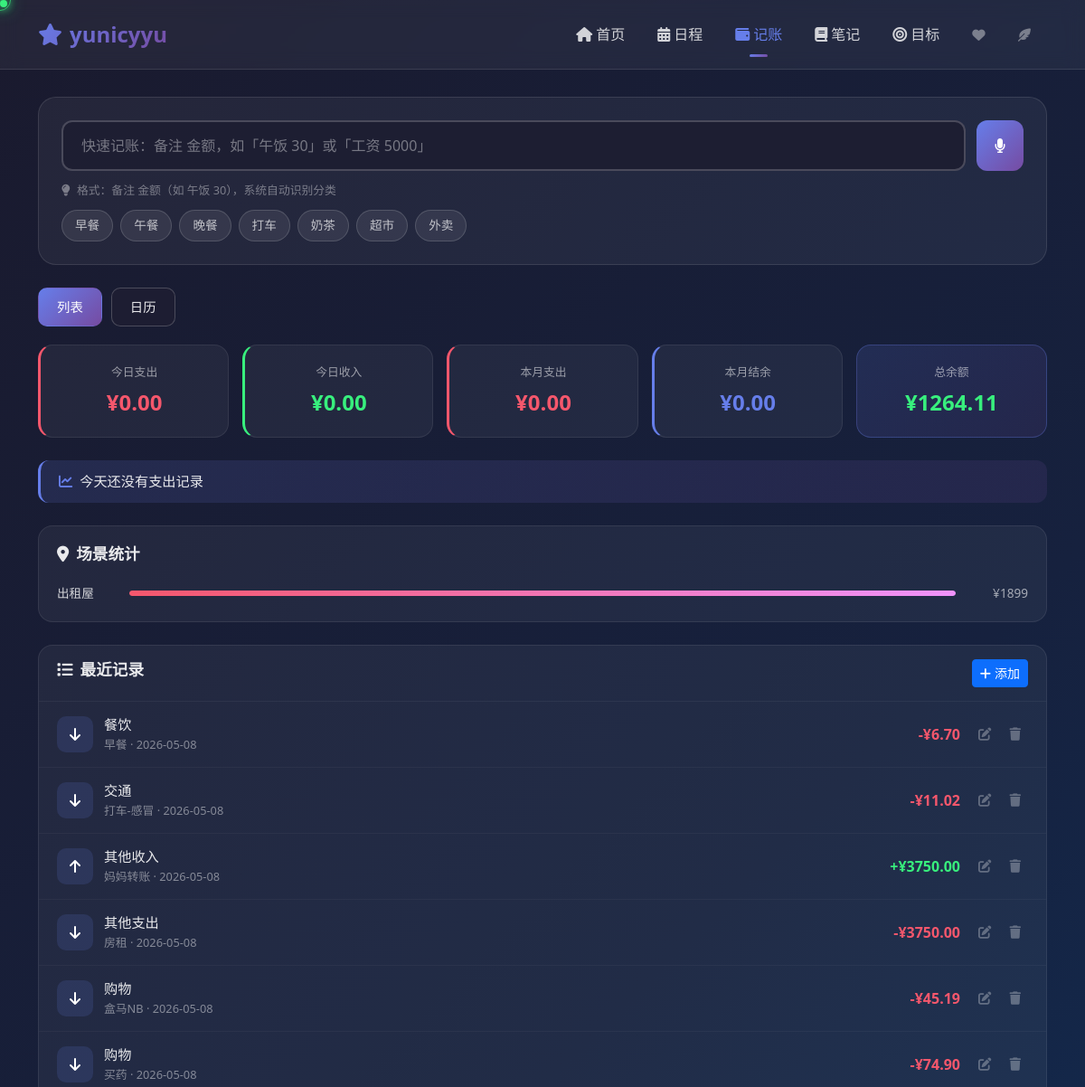
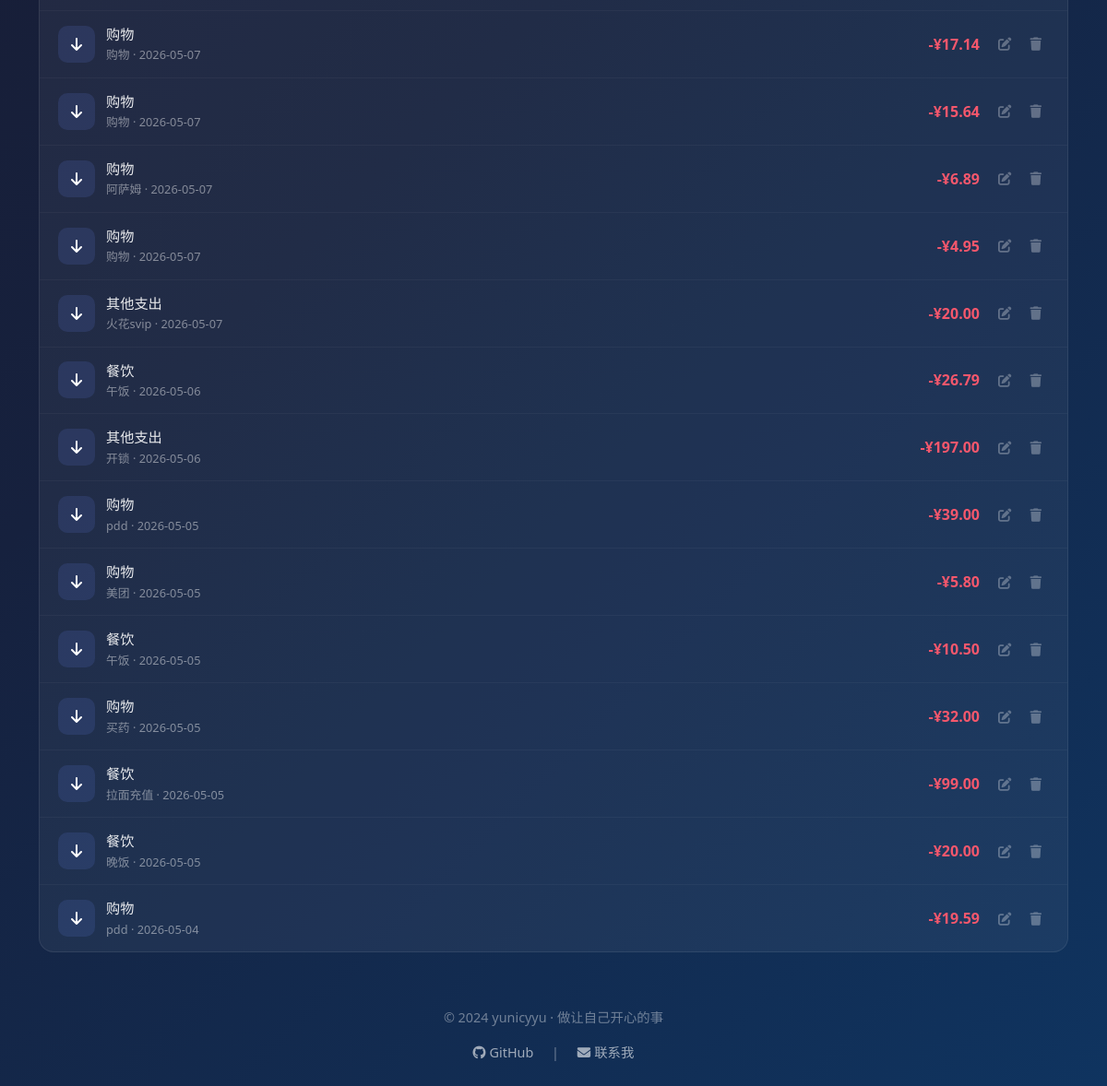
/finance/, run on the app's committed database (2 pictures, top to bottom).
### tables this page shows
CREATE TABLE transactions (
            id INTEGER PRIMARY KEY AUTOINCREMENT,
            type TEXT NOT NULL CHECK (type IN ('income', 'expense')),
            amount INTEGER NOT NULL,
            category TEXT NOT NULL,
            date TEXT NOT NULL,
            note TEXT,
            created_at TEXT DEFAULT CURRENT_TIMESTAMP
        , account_id INTEGER, scene TEXT);

### modules/finance/routes.py (the view)
@finance_bp.route('/')
def index():
    date = request.args.get('date', datetime.now().strftime('%Y-%m-%d'))
    stats = get_finance_stats(date)
    categories = get_categories()
    recent_transactions = get_transactions(limit=20)
    daily_summary = get_daily_summary(date)
    return render_template('finance/index.html',
                          stats=stats,
                          categories=categories,
                          recent_transactions=recent_transactions,
                          current_date=date,
                          daily_summary=daily_summary)

### models.py (called while the page is built, shortened)
def get_db():
    conn = sqlite3.connect(DATABASE)
    conn.row_factory = sqlite3.Row
    return conn

def get_categories(type_filter=None):
    conn = get_db()
    cursor = conn.cursor()
    if type_filter:
        cursor.execute(
            'SELECT * FROM categories WHERE type = ? ORDER BY sort_order',
            (type_filter,)
        )
    else:
        cursor.execute('SELECT * FROM categories ORDER BY type, sort_order')
    categories = []
    for row in cursor.fetchall():
        categories.append({
            'id': row['id'],
            'name': row['name'],
            'type': row['type'],
            'color': row['color'],
            'icon': row['icon'],
            'sort_order': row['sort_order']
        })
    conn.close()
    return categories

def get_daily_summary(date=None):
    conn = get_db()
    cursor = conn.cursor()
    if date is None:
        date = datetime.now().strftime('%Y-%m-%d')
    cursor.execute('''
        SELECT COALESCE(SUM(amount), 0) FROM transactions
        WHERE type = 'expense' AND date = ?
    ''', (date,))
    total_expense = cursor.fetchone()[0] / 100
    cursor.execute('''
        SELECT category, SUM(amount) as total
        FROM transactions
        WHERE type = 'expense' AND date = ?
        GROUP BY category
        ORDER BY total DESC
        LIMIT 1
    ''', (date,))
    top_category = cursor.fetchone()
    conn.close()
    if total_expense == 0:
        return "今天还没有支出记录"

### templates/finance/index.html (shortened to what this page needs)
{% extends "base.html" %}
{% block content %}
<div class="container">
    <div class="quick-add-section">
        <div class="quick-add-input-wrapper">
            <input type="text" class="quick-add-input" id="quickInput"
                   placeholder="快速记账：备注 金额，如「午饭 30」或「工资 5000」">
            <button class="voice-btn" id="voiceBtn" title="语音输入">
                <i class="fas fa-microphone"></i>
            </button>
        </div>
        <p class="quick-add-hint">
            <i class="fas fa-lightbulb me-1"></i>
            格式：备注 金额（如 午饭 30），系统自动识别分类
        </p>
        <div class="quick-tags">
            <span class="quick-tag" data-text="早餐">早餐</span>
            <span class="quick-tag" data-text="午餐">午餐</span>
            <span class="quick-tag" data-text="晚餐">晚餐</span>
            <span class="quick-tag" data-text="打车">打车</span>
            <span class="quick-tag" data-text="奶茶">奶茶</span>
            <span class="quick-tag" data-text="超市">超市</span>
            <span class="quick-tag" data-text="外卖">外卖</span>
        </div>
    </div>
    <div class="view-tabs">
        <a href="{{ url_for('finance.index') }}" class="view-tab active">列表</a>
        <a href="{{ url_for('finance.calendar_view') }}" class="view-tab">日历</a>
    </div>
    <div class="stats-grid">
        <div class="stat-card expense">
            <div class="stat-label">今日支出</div>
            <div class="stat-value expense">¥{{ "%.2f"|format(stats.today_expense) }}</div>
        </div>
        <div class="stat-card income">
            <div class="stat-label">今日收入</div>
            <div class="stat-value income">¥{{ "%.2f"|format(stats.today_income) }}</div>
        </div>
        <div class="stat-card expense">
            <div class="stat-label">本月支出</div>
            <div class="stat-value expense">¥{{ "%.2f"|format(stats.month_expense) }}</div>
        </div>
        <div class="stat-card balance">
            <div class="stat-label">本月结余</div>
            <div class="stat-value balance">¥{{ "%.2f"|format(stats.month_balance) }}</div>
        </div>
        <div class="stat-card balance total">
            <div class="stat-label">总余额</div>
            <div class="stat-value balance {{ 'positive' if stats.total_balance >= 0 else 'negative' }}">¥{{ "%.2f"|format(stats.total_balance) }}</div>
        </div>
    </div>
    {% if daily_summary %}
    <div class="daily-summary">
        <div class="daily-summary-text">
            <i class="fas fa-chart-line"></i>{{ daily_summary }}
        </div>
    </div>
    {% endif %}
    <div class="category-stats" id="sceneStatsSection" style="display: none;">
        <div class="section-header">
            <h3 class="section-title"><i class="fas fa-map-marker-alt me-2"></i>场景统计</h3>
        </div>
        <div id="sceneStatsContent"></div>
    </div>
    <div class="transaction-list">
        <div class="transaction-header">
            <h3 class="section-title"><i class="fas fa-list me-2"></i>最近记录</h3>
            <a href="{{ url_for('finance.add') }}" class="btn btn-primary btn-sm">
                <i class="fas fa-plus me-1"></i>添加
            </a>
        </div>
        {% if recent_transactions %}
            {% for t in recent_transactions %}
            <div class="transaction-item" data-id="{{ t.id }}">
                <div class="transaction-icon" style="background: rgba(102,126,234,0.15);">
                    <i class="fas fa-{{ 'arrow-down' if t.type == 'expense' else 'arrow-up' }}"></i>
                </div>
                <div class="transaction-info">
                    <div class="transaction-category">
                        {{ t.category }}
                    </div>
                    <div class="transaction-note">{{ t.note or '无备注' }} · {{ t.date }}</div>
                </div>
                <div class="transaction-amount {{ t.type }}">
                    {{ '-' if t.type == 'expense' else '+' }}¥{{ "%.2f"|format(t.amount) }}
                </div>
                <div class="transaction-actions">
                    <button class="transaction-btn" onclick="openEditModal({{ t.id }})" title="编辑">
                        <i class="fas fa-edit"></i>
                    </button>
                    <button class="transaction-btn delete" onclick="deleteTransaction({{ t.id }})" title="删除">
                        <i class="fas fa-trash"></i>
                    </button>
                </div>
            </div>
            {% endfor %}
        {% else %}
            <div class="empty-state">
                <i class="fas fa-receipt"></i>
                <p>暂无记录，开始记账吧！</p>
            </div>
        {% endif %}
    </div>
</div>
{% endblock %}

### templates/base.html (shortened to what this page needs)
<!DOCTYPE html>
<html lang="zh-CN">
<head>
    <link href="https://cdn.bootcdn.net/ajax/libs/twitter-bootstrap/5.3.0/css/bootstrap.min.css" rel="stylesheet">
    <link href="https://cdn.bootcdn.net/ajax/libs/font-awesome/6.4.0/css/all.min.css" rel="stylesheet">
</head>
<body>
    <div class="cursor-dot" id="cursorDot"></div>
    <div class="cursor-outline" id="cursorOutline"></div>
    <nav class="navbar navbar-expand-lg navbar-custom">
        <div class="container">
            <a class="navbar-brand" href="/">
                <i class="fas fa-star me-2"></i>yunicyyu
            </a>
            <div class="collapse navbar-collapse" id="navbarNav">
                <ul class="navbar-nav ms-auto">
                    <li class="nav-item">
                        <a class="nav-link {% if request.endpoint == 'index' %}active{% endif %}" href="/">
                            <i class="fas fa-home me-1"></i>首页
                        </a>
                    </li>
                    <li class="nav-item">
                        <a class="nav-link {% if request.endpoint and request.endpoint.startswith('schedule') %}active{% endif %}" href="/schedule">
                            <i class="fas fa-calendar-alt me-1"></i>日程
                        </a>
                    </li>
                    <li class="nav-item">
                        <a class="nav-link {% if request.endpoint and request.endpoint.startswith('finance') %}active{% endif %}" href="/finance">
                            <i class="fas fa-wallet me-1"></i>记账
                        </a>
                    </li>
                    <li class="nav-item">
                        <a class="nav-link" href="#">
                            <i class="fas fa-book me-1"></i>笔记
                        </a>
                    </li>
                    <li class="nav-item">
                        <a class="nav-link" href="#">
                            <i class="fas fa-bullseye me-1"></i>目标
                        </a>
                    </li>
                    <li class="nav-item">
                        <a class="nav-link nav-link-icon {% if request.endpoint and request.endpoint.startswith('first_times') %}active{% endif %}"
                           href="{{ url_for('first_times.index') }}" title="人生记录">
                            <i class="fas fa-heart"></i>
                        </a>
                    </li>
                    <li class="nav-item">
                        <a class="nav-link nav-link-icon {% if request.endpoint and request.endpoint.startswith('quotes') %}active{% endif %}"
                           href="{{ url_for('quotes.index') }}" title="文字摘抄">
                            <i class="fas fa-feather-alt"></i>
                        </a>
                    </li>
                </ul>
            </div>
        </div>
    </nav>
    <div class="main-content">
        {% block content %}{% endblock %}
    </div>
    <footer class="footer">
        <p>© 2024 yunicyyu · 做让自己开心的事 </p>
        <p class="mt-2">
            <a href="#"><i class="fab fa-github me-1"></i>GitHub</a>
            <span class="mx-3">|</span>
            <a href="#"><i class="fas fa-envelope me-1"></i>联系我</a>
        </p>
    </footer>
</body>
</html>

### data on the page
transactions: category "餐饮", note "早餐", date "2026-05-08", type "-", amount "6.70"
transactions: category "交通", note "打车-感冒", date "2026-05-08", type "-", amount "11.02"
transactions: category "其他收入", note "妈妈转账", date "2026-05-08", type "+", amount "3750.00"
transactions: category "其他支出", note "房租", date "2026-05-08", type "-", amount "3750.00"
transactions: category "购物", note "盒马NB", date "2026-05-08", type "-", amount "45.19"
transactions: category "购物", note "买药", date "2026-05-08", type "-", amount "74.90"
transactions: category "购物", note "购物", date "2026-05-07", type "-", amount "17.14"
transactions: category "购物", note "购物", date "2026-05-07", type "-", amount "15.64"
transactions: category "购物", note "阿萨姆", date "2026-05-07", type "-", amount "6.89"
transactions: category "购物", note "购物", date "2026-05-07", type "-", amount "4.95"
transactions: category "其他支出", note "火花svip", date "2026-05-07", type "-", amount "20.00"
transactions: category "餐饮", note "午饭", date "2026-05-06", type "-", amount "26.79"
transactions: category "其他支出", note "开锁", date "2026-05-06", type "-", amount "197.00"
transactions: category "购物", note "pdd", date "2026-05-05", type "-", amount "39.00"
transactions: category "购物", note "美团", date "2026-05-05", type "-", amount "5.80"
transactions: category "餐饮", note "午饭", date "2026-05-05", type "-", amount "10.50"
transactions: category "购物", note "买药", date "2026-05-05", type "-", amount "32.00"
transactions: category "餐饮", note "拉面充值", date "2026-05-05", type "-", amount "99.00"
transactions: category "餐饮", note "晚饭", date "2026-05-05", type "-", amount "20.00"
transactions: category "购物", note "pdd", date "2026-05-04", type "-", amount "19.59"

### other printed values
{{ "%.2f"|format(stats.today_expense) }} "0.00"
{{ "%.2f"|format(stats.today_income) }} "0.00"
{{ "%.2f"|format(stats.month_expense) }} "0.00"
{{ "%.2f"|format(stats.month_balance) }} "0.00"
{{ "%.2f"|format(stats.total_balance) }} "1264.11"
{{ daily_summary }} "今天还没有支出记录"
